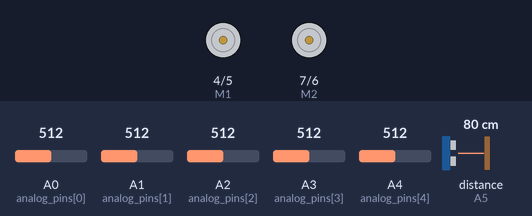
Recording of a sketch running on a simulated Arduino Uno, built with avr-gcc and run on an emulated ATmega328P. On the bench: direction and speed pins drawn as motors (green arrow = direction pin HIGH = forward, orange = LOW = backward, longer = more drive). Wiring (inferred from the names in the program): ultrasonic range finder: trigger pin 0; echo A5. Inputs (shaded band) come from the test bench; at power-on: distance to the obstacle (sensor on A5) 80 cm, A2 (analog_pins[2]) = 512, A3 (analog_pins[3]) = 512, A0 (analog_pins[0]) = 512, A1 (analog_pins[1]) = 512, A4 (analog_pins[4]) = 512. The echo pulse lasts 58.3 µs per cm.

Above: at 1.2 s.
1.3 s: distance to the obstacle (sensor on A5) set to 12 cm
2.8 s: distance to the obstacle (sensor on A5) set to 9 cm
At 4.2 s:
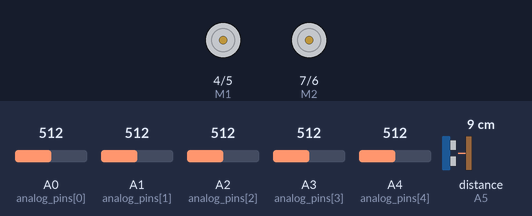
5.8 s: A2 (analog_pins[2]) set to 215
8.8 s: A2 (analog_pins[2]) set to 183
At 10.7 s:
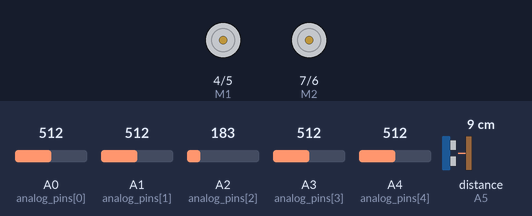
11.8 s: A2 (analog_pins[2]) set to 210
14.8 s: A3 (analog_pins[3]) set to 212
17.8 s: A3 (analog_pins[3]) set to 188
Timing chart, 0 to 21.8 s (numbered marks = the images above; inputs shaded):
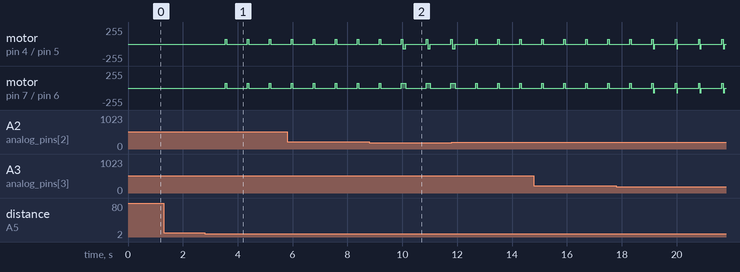

The sketch:

ultrasoundsensor.ino
```cpp
#define echoPin A5 // attach pin D2 Arduino to pin Echo of HC-SR04
#define trigPin 0  // attach pin D3 Arduino to pin Trig of HC-SR04

long duration; // variable for the duration of sound wave travel
int distance;  // variable for the distance measurement

int E1 = 5;
int M1 = 4;
int E2 = 6;
int M2 = 7;

byte segValue[10][7] = {
    {1, 1, 1, 1, 1, 1, 0}, // 0
    {1, 0, 0, 1, 0, 0, 0}, // 1
    {0, 1, 1, 1, 1, 0, 1}, // 2
    {1, 1, 0, 1, 1, 0, 1}, // 3
    {1, 0, 0, 1, 0, 1, 1}, // 4
    {1, 1, 0, 0, 1, 1, 1}, // 5
    {1, 1, 1, 0, 1, 1, 1}, // 6
    {1, 0, 0, 1, 1, 0, 0}, // 7
    {1, 1, 1, 1, 1, 1, 1}, // 8
    {1, 1, 0, 1, 1, 1, 1}  // 9
};

boolean lijnsensoren[5];
boolean startup = true;
static const uint8_t analog_pins[] = {A0, A1, A2, A3, A4};
boolean state = 1;
// state 1=straight, 0=turning
int difference;
int turns;

void setup() {
  pinMode(trigPin, OUTPUT); // Sets the trigPin as an OUTPUT
  pinMode(echoPin, INPUT);  // Sets the echoPin as an INPUT
  // Serial.begin(9600); // // Serial Communication is starting with 9600 of baudrate speed
  // Serial.println("Ultrasonic Sensor HC-SR04 Test"); // print some text in Serial Monitor
  // Serial.println("with Arduino UNO R3");

  pinMode(M1, OUTPUT);
  pinMode(M2, OUTPUT);
  pinMode(A0, INPUT);
  pinMode(A1, INPUT);
  pinMode(A2, INPUT);
  pinMode(A3, INPUT);
  pinMode(A4, INPUT);
}

void loop() {
  if (state) {
    for (int i = 0; i < 5; i++) {
      if (analogRead(analog_pins[i]) < 200) {
        lijnsensoren[i] = 1;
      }
      else if (analogRead(analog_pins[i]) > 200) {
        lijnsensoren[i] = 0;
      }
      // Serial.println(analogRead(analog_pins[i]));
      // delay(1000);
    }

    distance = getdistance();
    // PING SENSOR
    if (distance < 10) {
      analogWrite(E1, 0);
      analogWrite(E2, 0);
      delay(750);
      turnRight(1);
      // delay(250);
    }

    // Serial.println(sum(lijnsensoren, 5));
    // delay(1000);

    int sumlijnsensoren = sum(lijnsensoren, 5);

    if (sumlijnsensoren < 3 && sumlijnsensoren > 0) {
      difference = 2 - getNumber(lijnsensoren, 1);
      if (difference < 0) {
        if (turns < 9){turns++;}
        dispnum(turns);
        dispr(false);
        turnLeft(difference);
      } else if (difference > 0) {
        if (turns < 9){turns++;}
        dispnum(turns);
        dispr(true);
        turnRight(difference);
      } else {
        digitalWrite(M1, LOW);
        digitalWrite(M2, HIGH);
        speed(100);
      }

      // if (sumlijnsensoren == 5)
      // {
      //   turnRight();
      // }
    }// else if (sumlijnsensoren == 0) {
      //     analogWrite(E1, 0); // PWM Speed Control
      //     analogWrite(E2, 0); // PWM Speed Control
      //     one_eighty(400);
      // }
    }
  }

  void turnRight(int difference) {
    digitalWrite(M1, HIGH);
    digitalWrite(M2, HIGH);
    turn(abs(difference) * 50);
  }

  void turnLeft(int difference) {
    digitalWrite(M1, LOW);
    digitalWrite(M2, LOW);
    turn(abs(difference) * 50);
  }

  void turn(int time) {
    analogWrite(E1, 70); // PWM Speed Control
    analogWrite(E2, 70); // PWM Speed Control
    delay(time);
    analogWrite(E1, 50); // PWM Speed Control
    analogWrite(E2, 50); // PWM Speed Control
  }

  void speed(int time) {
    // digitalWrite(M1, HIGH);
    // digitalWrite(M2, HIGH);
    analogWrite(E1, 70); // PWM Speed Control
    analogWrite(E2, 70); // PWM Speed Control
    delay(time);
    analogWrite(E1, 35); // PWM Speed Control
    analogWrite(E2, 35); // PWM Speed Control
  }

  int sum(bool arr[], int n) {
    int sum = 0; // initialize sum

    // Iterate through all elements
    // and add them to sum
    for (int i = 0; i < n; i++) {
      sum += int(arr[i]);
    }
    return sum;
  }

  int getNumber(bool arr[], int n) {
    for (int i = 0; i < 5; i++) {
      if (arr[i] == 1) {
        return i;
      }
    }
    return 0;
  }

  int getdistance() {
    // Clears the trigPin condition
    digitalWrite(trigPin, LOW);
    delayMicroseconds(2);
    // Sets the trigPin HIGH (ACTIVE) for 10 microseconds
    digitalWrite(trigPin, HIGH);
    delayMicroseconds(10);
    digitalWrite(trigPin, LOW);
    // Reads the echoPin, returns the sound wave travel time in microseconds
    duration = pulseIn(echoPin, HIGH);
    // Calculating the distance
    distance = duration * 0.034 / 2; // Speed of sound wave divided by 2 (go and back)
    // Displays the distance on the Serial Monitor
    // Serial.print("Distance: ");
    // Serial.print(distance);
    // Serial.println(" cm");
    return distance;
  }

  void dispnum(int n) {
    int m = 0;
    for (int i = 3; i < 14; i++) {
      digitalWrite(i, segValue[n][m]);
      m++;
      if (i == 3) {
        i = i + 4;
      }
    }
  }

  void dispr(bool n) {
    if (n) {
      digitalWrite(1, HIGH);
      digitalWrite(2, HIGH);
    }
    else {
      digitalWrite(1, LOW);
      digitalWrite(2, HIGH);
    }
  }
```

Measured:
- the behaviour switches between 11 and 10 cm on distance to the obstacle (sensor on A5) (found by bisection; images 0 and 1)
- the behaviour switches between 200 and 199 on A2 (analog_pins[2]) (found by bisection; images 1 and 2)
- after the input at 1.3 s, every drawn part: stays the same
- after the input at 2.8 s, motor on pin 4 (M1) / pin 5 (E1), motor on pin 7 (M2) / pin 6 (E2): alternates forward 70/255 for 0.05 s and stopped for 0.75 s, starting after 0.75 s
